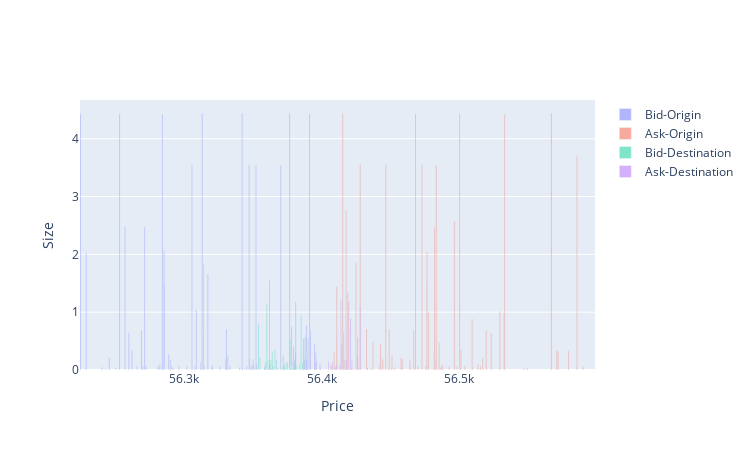

This figure's notebook cell:
### Code cell
current_kraken = ''
current_bitfinex = ''
test = [1,2,3,5,6]
k = 0
b = 0
for i in range(len(test)):
    if df_datetime['exchange'][i] == 'kraken' and k==0:
        k=1
        current_kraken = df_datetime['dict_key'][i]

    if df_datetime['exchange'][i] == 'bitfinex' and b==0 and k==1:
        b=1
        current_bitfinex = df_datetime['dict_key'][i]


    if k==1 and b==1:
        print('Al momento')
        print(current_kraken, 'kraken')
        print(current_bitfinex, 'bitfinex')
        k=0
        b=0
        kraken = dict_to_df('kraken',current_kraken , orderbooks_data)
        bitfinex = dict_to_df('bitfinex',current_bitfinex , orderbooks_data)
        print(kraken.head(2), 'KRAKEN')
        print(bitfinex.head(2),'BITFINEX')
        plot_orderbook_2excahnges(kraken, bitfinex)

    else:
        pass
